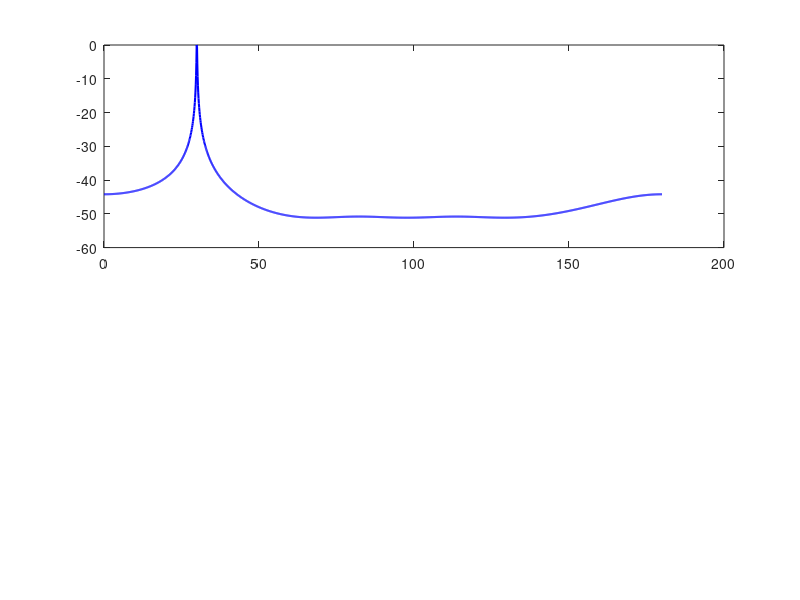

Source code (MATLAB): (Note: this script raises an error after producing the figure.)
% MUSIC Algorithm: Split Array (ULA for Elevation, UCA for Azimuth)
% Method: Signal-Space Forward-Backward (FB) Averaging
clear; clc; close all;

%% 1. System Parameters
c = 3e8;                % Speed of light
f = 2.4e9;              % Operating Frequency
lambda = c/f;           % Wavelength
d = lambda/2;           % ULA Element spacing
R = lambda/2;           % UCA Radius
N_ula = 4;              % ULA elements (Z-axis)
N_uca = 4;              % UCA elements (XY-plane)
SNR = 20;               % SNR in dB
K = 500;                % Number of snapshots

% True Source Direction
theta_true = 30;        % Elevation (deg)
phi_true = 45;          % Azimuth (deg)

% Signal & Noise Generation
s = exp(1i*2*pi*f*(0:K-1)/f); % Reference signal
noise_std = 10^(-SNR/20) / sqrt(2);

%% 2. Elevation Estimation (ULA)
theta_range = 0:0.1:180;
n_ula = (0:N_ula-1)';
A_ula_true = exp(1i*2*pi*d/lambda * n_ula * cosd(theta_true));
X_ula = A_ula_true * s + noise_std * (randn(N_ula,K) + 1i*randn(N_ula,K));

% --- SIGNAL-SPACE FB AUGMENTATION (ULA) ---
J_ula = fliplr(eye(N_ula));
Z_ula = [X_ula, J_ula * conj(X_ula)]; % Augmented matrix

% SVD for Noise Subspace
[U_ula, ~, ~] = svd(Z_ula, 'econ');
En_ula = U_ula(:, 2:end); 

% MUSIC Spectrum for Elevation
P_ele = zeros(size(theta_range));
for i = 1:length(theta_range)
    a = exp(1i*2*pi*d/lambda * n_ula * cosd(theta_range(i)));
    P_ele(i) = 1 / (a' * (En_ula * En_ula') * a);
end

[~, idx_ele] = max(abs(P_ele));
theta_est = theta_range(idx_ele);

%% 3. Azimuth Estimation (UCA)
phi_range = 0:0.1:360;
angle_n = 2*pi*(0:N_uca-1)/N_uca; 
A_uca_true = exp(1i*2*pi*R/lambda * sind(theta_true) * cos(deg2rad(phi_true) - angle_n'));
X_uca = A_uca_true * s + noise_std * (randn(N_uca,K) + 1i*randn(N_uca,K));

% --- SIGNAL-SPACE FB AUGMENTATION (UCA) ---
J_uca = fliplr(eye(N_uca));
Z_uca = [X_uca, J_uca * conj(X_uca)];

% SVD for Noise Subspace
[U_uca, ~, ~] = svd(Z_uca, 'econ');
En_uca = U_uca(:, 2:end);

% MUSIC Spectrum for Azimuth (using theta_est from Step 1)
P_azi = zeros(size(phi_range));
for i = 1:length(phi_range)
    a = exp(1i*2*pi*R/lambda * sind(theta_est) * cos(deg2rad(phi_range(i)) - angle_n'));
    P_azi(i) = 1 / (a' * (En_uca * En_uca') * a);
end

[~, idx_azi] = max(abs(P_azi));
phi_est = phi_range(idx_azi);

%% 4. Visualization & Output
fprintf('--- DOA Estimation Results ---\n');
fprintf('True Elevation: %.2f°, Estimated: %.2f°\n', theta_true, theta_est);
fprintf('True Azimuth:   %.2f°, Estimated: %.2f°\n', phi_true, phi_est);

figure('Color', 'w');
subplot(2,1,1);
plot(theta_range, 10*log10(abs(P_ele)/max(abs(P_ele))), 'b', 'LineWidth', 1.5);
hold on; xline(theta_true, 'r--', 'True'); hold off;
title(['ULA Elevation Spectrum (Est: ', num2str(theta_est), '^{\circ})']);
grid on; ylabel('dB'); xlabel('\theta (deg)');

subplot(2,1,2);
plot(phi_range, 10*log10(abs(P_azi)/max(abs(P_azi))), 'Color', [0 0.5 0], 'LineWidth', 1.5);
hold on; xline(phi_true, 'r--', 'True'); hold off;
title(['UCA Azimuth Spectrum (Est: ', num2str(phi_est), '^{\circ})']);
grid on; ylabel('dB'); xlabel('\phi (deg)');
